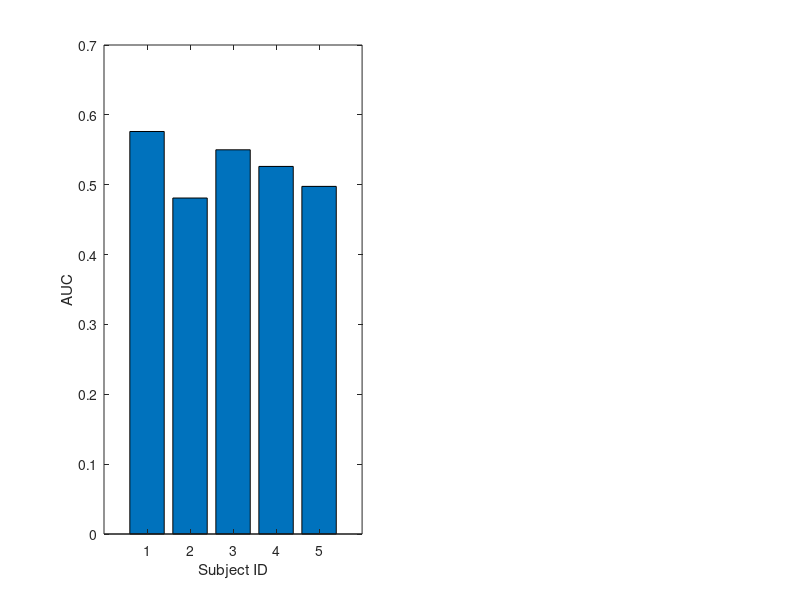

Recreate this plot in MATLAB. (Note: this script raises an error after producing the figure.)
function fn_results_plot()
    %addpath("hackathon\Results\")
    % Load the results from the CSV file
    results = csvread('results.csv'); 

    % Define the subject IDs and the number of subjects
    subject_ids = {'S1', 'S2', 'S3', 'S4','S5'};
    num_subjects = numel(subject_ids);

    % Extract the accuracy and AUC values for each subject
    accuracy_values = results(:,1);
    auc_values = results(:, 2);

        % Plot accuracy and AUC side by side
    % Plot the accuracy and AUC values side by side for each subject
figure;

% Create the first axes for AUC values
ax1 = subplot(1,2,1);
bar(ax1, auc_values);
xlabel(ax1, 'Subject ID');
ylabel(ax1, 'AUC');
set(ax1, 'XTick', 1:num_subjects, 'XTickLabels', subject_ids);

% Create the second axes for accuracy values
ax2 = subplot(1,2,2);
bar(ax2, accuracy_values,'red');
xlabel(ax2, 'Subject ID');
ylabel(ax2, 'Accuracy');
set(ax2, 'XTick', 1:num_subjects, 'XTickLabels', subject_ids);

% Set the same y-axis limits for both axes
ylim(ax1, [0, 1]);
ylim(ax2, [0, 1]);

% Add legend
legend(ax1, {'AUC'});
legend(ax2, {'Accuracy'});

% Set figure title
sgtitle('Accuracy and AUC for each subject');    
